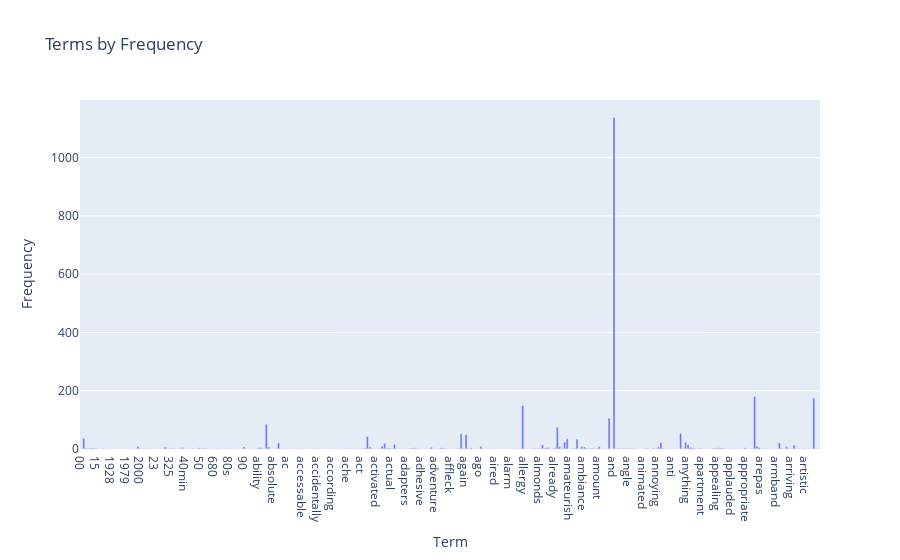

Source (notebook cell):
### Code cell
import plotly.express as px

term_frequencies = np.asarray(new_dataset_counts.sum(axis=0))[0]
x=count_vect.get_feature_names_out()[:300]
y=term_frequencies[:300]

xy_ = list(zip(x, y))
sorted_ = sorted(xy_, key = lambda x: -x[1])
fig = px.bar(x=x, y=y, labels={'x': 'Term', 'y': 'Frequency'}, title='Terms by Frequency')

fig.show()

### Figure 1 — Plotly figure (JSON) as saved in the notebook; plotly's stock layout.template omitted (floating-point values rounded to 4 significant figures; data arrays with more than 128 entries replaced by an {"elided": "..."} marker saying what was removed)
{"data": [{"alignmentgroup": "True", "hovertemplate": "Term=%{x}<br>Frequency=%{y}<extra></extra>", "legendgroup": "", "marker": {"color": "#636efa", "pattern": {"shape": ""}}, "name": "", "offsetgroup": "", "orientation": "v", "showlegend": false, "textposition": "auto", "type": "bar", "x": {"elided": "300 str values"}, "xaxis": "x", "y": {"elided": "300 int values"}, "yaxis": "y"}], "layout": {"barmode": "relative", "legend": {"tracegroupgap": 0}, "title": {"text": "Terms by Frequency"}, "xaxis": {"anchor": "y", "domain": [0, 1], "title": {"text": "Term"}}, "yaxis": {"anchor": "x", "domain": [0, 1], "title": {"text": "Frequency"}}}}
